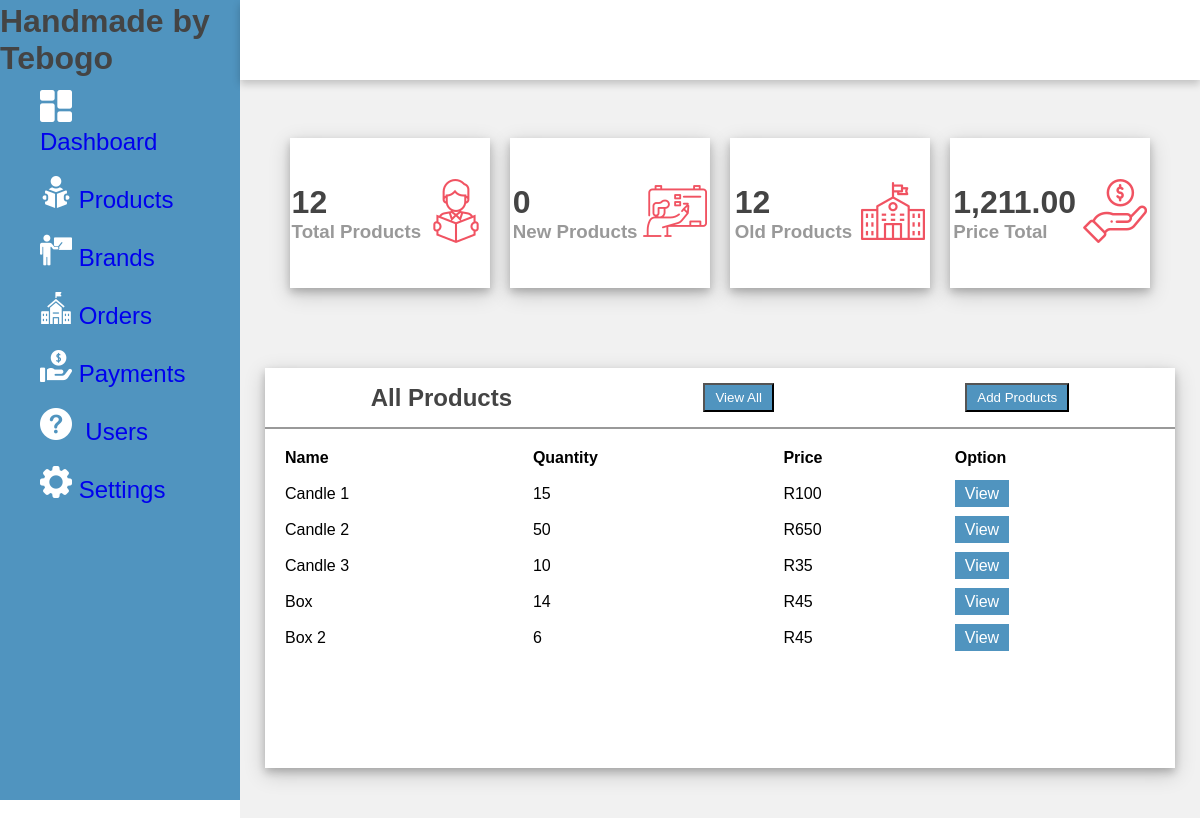
The page /Admin/products.php on the database its author committed.
### tables this page shows
CREATE TABLE `products` (
  `productID` int(255) NOT NULL,
  `productName` varchar(255) NOT NULL,
  `productDescription` varchar(255) NOT NULL,
  `price` float NOT NULL,
  `stockQuantity` decimal(8,0) NOT NULL,
  `categoryID` int(8) NOT NULL,
  `brandID` int(8) NOT NULL,
  `image` varchar(255) NOT NULL,
  `isFeatured` tinyint(1) NOT NULL,
  `isAvailable` tinyint(1) NOT NULL,
  `dateCreated` datetime NOT NULL,
  `dateUpdated` datetime NOT NULL,
  `pproductReviews` varchar(255) NOT NULL
);

### Admin/products.php (the view, shortened to what this page needs)
<?php
require_once '../config/database.php';
?>
<!DOCTYPE html>
<html lang="en">
<head>
    <link rel="stylesheet" href="products.css">
</head>
<body>
    <div>
        <?php require_once './includes/navbar.php' ?>
    </div>
    <br>
    <div class="container">
        <div class="header">
        </div>
        <div class="content">
            <div class="cards">
                <div class="card">
                    <div class="box">
                        <h1>
                            <?php
                            $sql = "SELECT COUNT(*) AS product_count FROM products";
                            $result = $conn->query($sql);
                            if ($result->num_rows > 0) {
                                $row = $result->fetch_assoc();
                                $productCount = $row["product_count"];
                                echo $productCount;
                            } else {
                                echo "No products found.";
                            }
                            ?>
                        </h1>
                        <h3>Total Products</h3>
                    </div>
                    <div class="icon-case">
                        <img src="./assets/images/students.png" alt="">
                    </div>
                </div>
                <div class="card">
                    <div class="box">
                        <h1>
                            <?php
                            $recentDays = 7;
                            $startDate = date('Y-m-d H:i:s', strtotime("-$recentDays days"));
                            $sql = "SELECT COUNT(*) AS count_recent_products FROM products WHERE dateCreated >= ?";
                            $stmt = $conn->prepare($sql);
                            $stmt->bind_param("s", $startDate);
                            $stmt->execute();
                            $stmt->bind_result($countRecentProducts);
                            echo $countRecentProducts;
                            ?>
                        </h1>
                        <h3>New Products</h3>
                    </div>
                    <div class="icon-case">
                        <img src="./assets/images/teachers.png" alt="">
                    </div>
                </div>
                <div class="card">
                    <div class="box">
                        <h1>
                            <?php
                            $sql = "SELECT COUNT(*) AS count_oldest_products FROM products ORDER BY dateCreated ASC LIMIT 1";
                            $result = $conn->query($sql);
                            $row = $result->fetch_assoc();
                            $countOldestProducts = $row['count_oldest_products'];
                            echo $countOldestProducts;
                            ?>
                        </h1>
                        <h3>Old Products</h3>
                    </div>
                    <div class="icon-case">
                        <img src="./assets/images/schools.png" alt="">
                    </div>
                </div>
                <div class="card">
                    <div class="box">
                        <h1>
                            <?php
                            $sql = "SELECT SUM(price) AS total_amount FROM products";
                            $result = $conn->query($sql);
                            if ($result) {
                                $row = $result->fetch_assoc();
                                $totalAmount = $row["total_amount"];
                                $roundedTotalAmount = number_format($totalAmount, 2);
                                echo $roundedTotalAmount;
                            } else {
                                echo "Error executing the query: " . $conn->error;
                            }
                            ?>
                        </h1>
                        <h3>Price Total</h3>
                    </div>
                    <div class="icon-case">
                        <img src="./assets/images/income.png" alt="">
                    </div>
                </div>
            </div>
            <div class="content-2">
                <div class="recent-payments">
                    <div class="title">
                        <h2>All Products</h2>
                        <li><a href="viewProducts.php"><button class="btn" id="viewBtn">View All</button></a></li>
                        <li><a href="addProducts.php"><button class="btn" id="addBtn">Add Products</button></a></li>
                    </div>
                    <table>
                        <tr>
                            <th>Name</th>
                            <th>Quantity</th>
                            <th>Price</th>
                            <th>Option</th>
                        </tr>
                        <?php
                        $sql = "SELECT * FROM products LIMIT 5";
                        $result = $conn->query($sql);
                        if ($result->num_rows > 0) {
                            while ($row = $result->fetch_assoc()) { ?>
                                <tr>
                                    <td><?php echo $row["productName"] ?></td>
                                    <td><?php echo $row["stockQuantity"] ?></td>
                                    <td><?php echo "R" . $row["price"] ?></td>
                                    <td><a href="#" class="btn">View</a></td>
                                </tr>
                        <?php   }
                        } else {
                            echo "No products found.";
                        }
                        ?>
                    </table>
                </div>
            </div>
        </div>
    </div>
</body>
</html>

### Admin/includes/navbar.php
  <!DOCTYPE html>
  <html lang="en">
  <head>
  </head>
  <body>
  <div class="side-menu">
  <div class="brand-name">
    <h1>Handmade by Tebogo</h1>
  </div>
  <ul>
    <li><a href="dashboard.php"><img src="./assets/images/dashboard (2).png" alt="">&nbsp; <span>Dashboard</span></a></li>
    <li><a href="products.php"><img src="./assets/images/reading-book (1).png" alt="">&nbsp;<span>Products</span></a></li>
    <li><a href="brands.php"><img src="./assets/images/teacher2.png" alt="">&nbsp;<span>Brands</span></a></li>
    <li><a href="orders.php"><img src="./assets/images/school.png" alt="">&nbsp;<span>Orders</span></a></li>
    <li><a href="payments.php"><img src="./assets/images/payment.png" alt="">&nbsp;<span>Payments</span></a></li>
    <li><a href="users.php"><img src="./assets/images/help-web-button.png" alt="">&nbsp; <span>Users</span></a></li>
    <li><a href="settings.php"><img src="./assets/images/settings.png" alt="">&nbsp;<span>Settings</span></a></li>
  </ul>
</div>

### Admin/products.css (style rules this page uses)
* { margin: 0; padding: 0; box-sizing: border-box; font-family: 'Poppins', sans-serif; }
body { min-height: 100vh; }
a { text-decoration: none; }
li { list-style: none; }
h1, h2 { color: #444; }
h3 { color: #999; }
.btn { background: #5094bf; color: white; padding: 5px 10px; text-align: center; }
.title { display: flex; align-items: center; justify-content: space-around; padding: 15px 10px; border-bottom: 2px solid #999; }
table { padding: 10px; }
th, td { text-align: left; padding: 8px; }
.side-menu { position: fixed; background: #5094bf; width: 20vw; min-height: 100vh; display: flex; flex-direction: column; }
.side-menu .brand-name { height: 10vh; display: flex; align-items: center; justify-content: center; }
.side-menu li { font-size: 24px; padding: 10px 40px; color: white; display: flex; align-items: center; }
.container { position: absolute; right: 0; width: 80vw; height: 100vh; background: #f1f1f1; }
.container .header { position: fixed; top: 0; right: 0; width: 80vw; height: 10vh; background: white; display: flex; align-items: center; justify-content: center; box-shadow: 0 4px 8px 0 rgba(0, 0, 0, 0.2); z-index: 1; }
.container .content { position: relative; margin-top: 10vh; min-height: 90vh; background: #f1f1f1; }
.container .content .cards { padding: 20px 15px; display: flex; align-items: center; justify-content: center; flex-wrap: wrap; }
.container .content .cards .card { width: 200px; height: 150px; background: white; margin: 20px 10px; display: flex; align-items: center; justify-content: space-around; box-shadow: 0 4px 8px 0 rgba(0, 0, 0, 0.2), 0 6px 20px 0 rgba(0, 0, 0, 0.19); }
.container .content .content-2 { min-height: 60vh; display: flex; justify-content: space-around; align-items: flex-start; flex-wrap: wrap; }
.container .content .content-2 .recent-payments { min-height: 50vh; flex: 5; background: white; margin: 0 25px 25px 25px; box-shadow: 0 4px 8px 0 rgba(0, 0, 0, 0.2), 0 6px 20px 0 rgba(0, 0, 0, 0.19); display: flex; flex-direction: column; }
.container { display: flex; flex-direction: column; }
.content-2 { margin-top: 20px; padding-top: 20px; }

### rows shown on the page
products: productName "Candle 1", stockQuantity "15", price "100"
products: productName "Candle 2", stockQuantity "50", price "650"
products: productName "Candle 3", stockQuantity "10", price "35"
products: productName "Box", stockQuantity "14", price "45"
products: productName "Box 2", stockQuantity "6", price "45"

### other values the page prints
$productCount "12"
$countRecentProducts "0"
$countOldestProducts "12"
$roundedTotalAmount "1,211.00"
